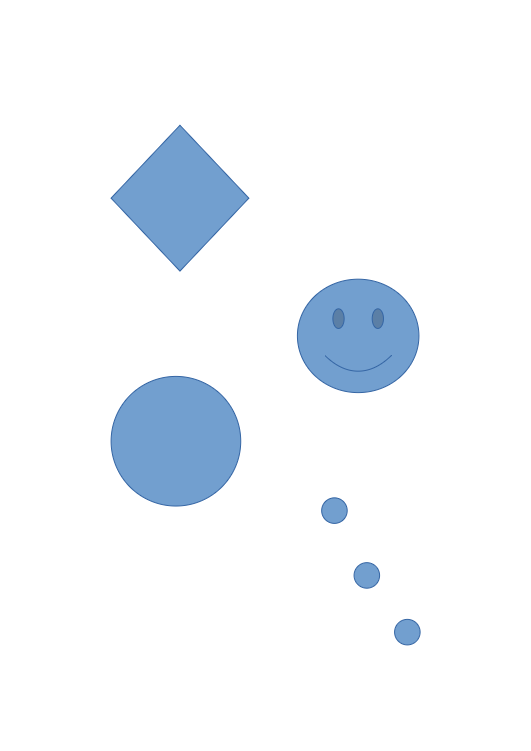
#> input picture images/map1.PNG, 531 x 751 px, found by its file name
$ python compare_images.py
#> lines starting #> are read from the running program, lines starting #| are printed output that depends on the picture; after the words box and inside, x2 and y2 are one past the last pixel; in counts of white or black regions, pixels touching at a corner belong together
import os
from pathlib import Path

import cv2
import numpy as np


def load_image(path: str) -> np.ndarray:
#> called with path = 'images/map1.png'
    img = cv2.imread(path)
#> img is the input picture: shape (751, 531, 3); mean B, G, R 250.4, 246, 241.9
#> call 2 of load_image, with path = 'images/map3.png'
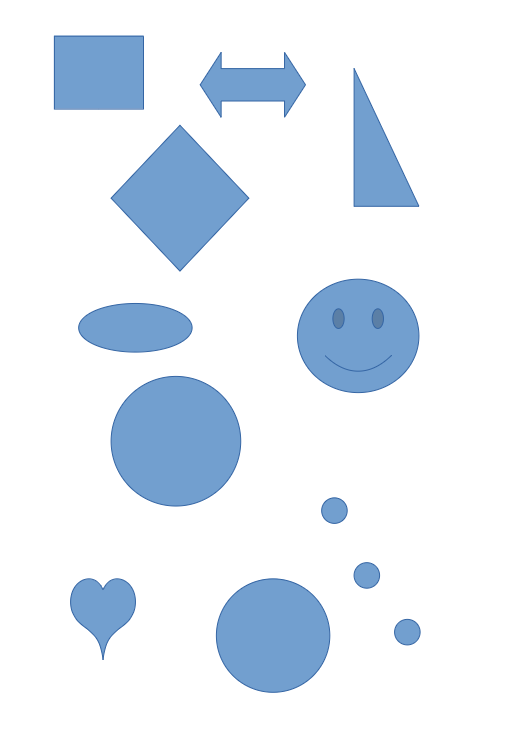
#> input picture images/map3.PNG, 530 x 748 px, found by its file name
#> in load_image, img is the input picture: shape (748, 530, 3); mean B, G, R 246.2, 237.7, 229.9
    if img is None:
        raise FileNotFoundError(f"Could not read image: {path}")
    return img


def resize_to_match(img1: np.ndarray, img2: np.ndarray) -> tuple[np.ndarray, np.ndarray]:
    """MVP resize: make img2 same size as img1."""
    h, w = img1.shape[:2]
#> h = 751; w = 531
    img2 = cv2.resize(img2, (w, h), interpolation=cv2.INTER_AREA)
    return img1, img2


def compute_change_mask(img1: np.ndarray, img2: np.ndarray, diff_threshold: int = 45) -> np.ndarray:
    """
    Robust for colorful images / screenshots:
    blur -> absdiff -> grayscale -> threshold -> morphology cleanup.
    Returns binary mask (255 = change).
    """
#> called with diff_threshold = 45
    a = cv2.GaussianBlur(img1, (5, 5), 0)
    b = cv2.GaussianBlur(img2, (5, 5), 0)

    diff = cv2.absdiff(a, b)
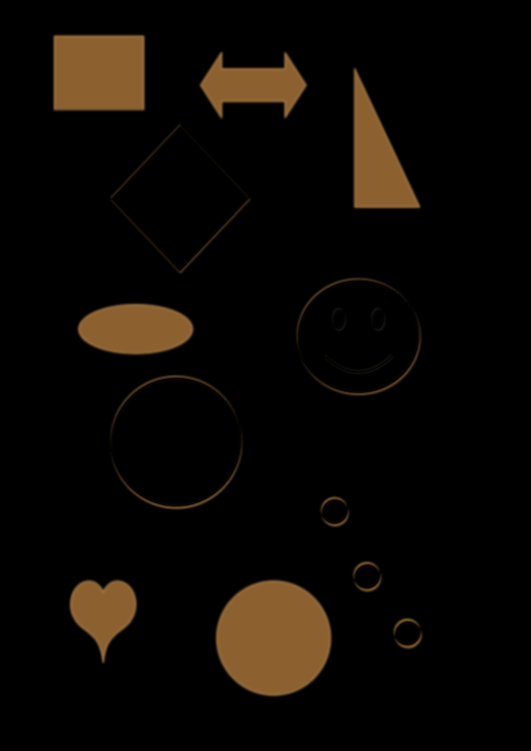
#> diff: shape (751, 531, 3); mean B, G, R 4.4, 8.6, 12.5
    gray = cv2.cvtColor(diff, cv2.COLOR_BGR2GRAY)
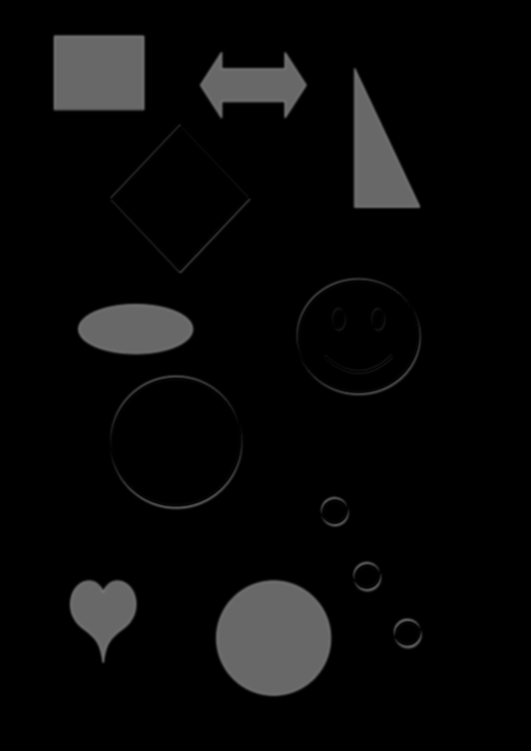
#> gray: shape (751, 531); min 0, max 119, mean 9.3

    _, mask = cv2.threshold(gray, diff_threshold, 255, cv2.THRESH_BINARY)
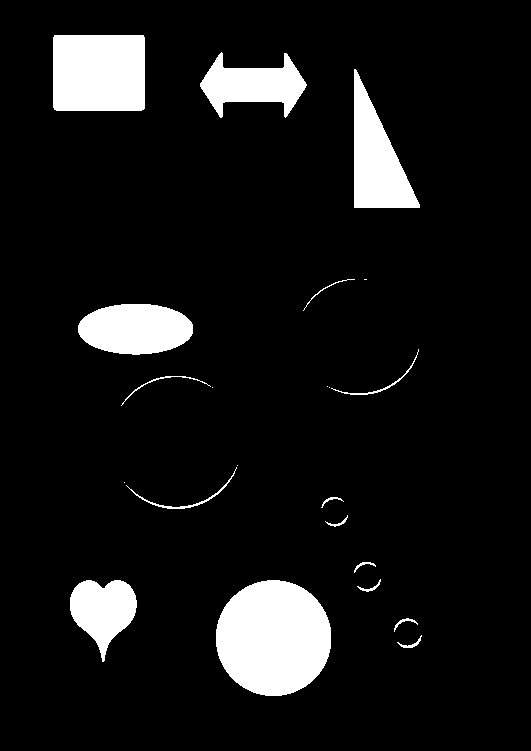
#> mask: shape (751, 531); 8.8% white; 22 white regions (6 under 20 px), largest, box (x1, y1, x2, y2) and area: (216, 580, 331, 696) 10544, (53, 35, 145, 111) 6979, (354, 69, 420, 208) 4816

    kernel1 = cv2.getStructuringElement(cv2.MORPH_ELLIPSE, (5, 5))
    kernel2 = cv2.getStructuringElement(cv2.MORPH_ELLIPSE, (7, 7))
    mask = cv2.morphologyEx(mask, cv2.MORPH_OPEN, kernel1, iterations=1)
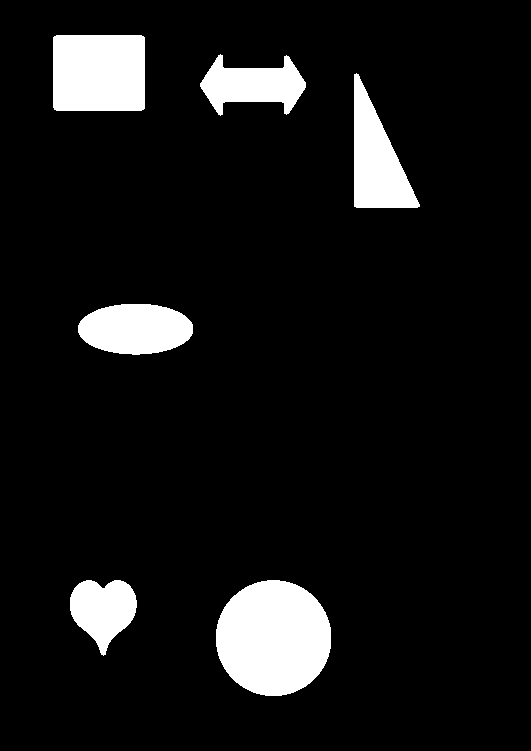
#> mask: shape (751, 531); 8.5% white; 6 white regions, box (x1, y1, x2, y2) and area: (216, 580, 331, 696) 10544, (53, 35, 145, 111) 6975, (354, 73, 420, 208) 4797, (78, 304, 193, 355) 4635, (200, 54, 306, 116) 3737, (70, 580, 137, 656) 3270
    mask = cv2.morphologyEx(mask, cv2.MORPH_CLOSE, kernel2, iterations=2)
#> mask: shape (751, 531); 8.5% white; 6 white regions

    return mask


def draw_changes(img: np.ndarray, mask: np.ndarray, min_area: int = 1200) -> tuple[np.ndarray, list[dict]]:
    """
    Draw red boxes around significant changed regions.
    Returns annotated image + regions list.
    """
#> called with min_area = 1200
    annotated = img.copy()
    contours, _ = cv2.findContours(mask, cv2.RETR_EXTERNAL, cv2.CHAIN_APPROX_SIMPLE)
#> contours = 6 contours; box (x1, y1, x2, y2) and area: (216, 580, 331, 696) 10380, (53, 35, 145, 111) 6812, (354, 73, 420, 208) 4630, (78, 304, 193, 355) 4508, (200, 54, 306, 116) 3639, (70, 580, 137, 656) 3183

    regions: list[dict] = []
    for c in contours:
        area = float(cv2.contourArea(c))
        if area < min_area:
            continue

        x, y, w, h = cv2.boundingRect(c)
        cv2.rectangle(annotated, (x, y), (x + w, y + h), (0, 0, 255), 2)

        regions.append({"x": int(x), "y": int(y), "w": int(w), "h": int(h), "area": int(area)})
#> this loop made 6 passes
#> (area, x, y, w, h) on passes 1 to 6: (10380, 216, 580, 115, 116), (3183, 70, 580, 67, 76), (4508.5, 78, 304, 115, 51), (4629.5, 354, 73, 66, 135), (3639, 200, 54, 106, 62), (6812, 53, 35, 92, 76)
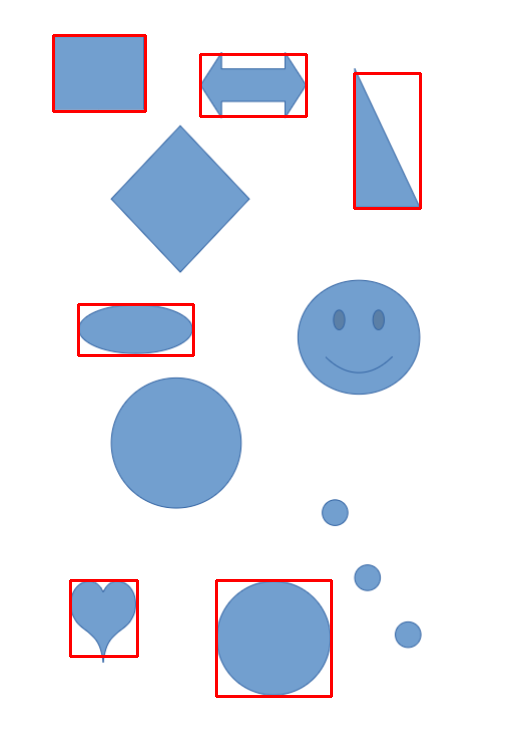
#> annotated: shape (751, 531, 3); mean of channels 0, 1, 2 242.3, 233.9, 230.2; drawn as B, G, R
#> after the loop, regions = 6 items

    return annotated, regions


def main():
    # ---- paths (change here) ----
    img1_path = "images/map1.png"
    img2_path = "images/map3.png"  # or map2.png

    # ---- debug (helps if VS Code runs wrong file / wrong folder) ----
    print("RUNNING FILE:", __file__)
    print("CWD:", os.getcwd())
    print("img1 exists?", Path(img1_path).exists(), "-", img1_path)
    print("img2 exists?", Path(img2_path).exists(), "-", img2_path)

    out_dir = Path("out")
    out_dir.mkdir(exist_ok=True)

    img1 = load_image(img1_path)
    img2 = load_image(img2_path)

    img1, img2 = resize_to_match(img1, img2)

    # Tune these two numbers if needed
    mask = compute_change_mask(img1, img2, diff_threshold=45)
    annotated, regions = draw_changes(img2, mask, min_area=1200)
#> regions = 6 items

    cv2.imwrite(str(out_dir / "change_mask.png"), mask)
    cv2.imwrite(str(out_dir / "map_with_boxes.png"), annotated)

    print(f"Saved outputs to: {out_dir.resolve()}")
    print(f"Detected regions: {len(regions)}")
#| Detected regions: 6
    for r in regions:
        print(r)
#> this loop made 6 passes
#> r on passes 1 to 6: {'x': 216, 'y': 580, 'w': 115, 'h': 116, 'area': 10380}, {'x': 70, 'y': 580, 'w': 67, 'h': 76, 'area': 3183}, {'x': 78, 'y': 304, 'w': 115, 'h': 51, 'area': 4508}, {'x': 354, 'y': 73, 'w': 66, 'h': 135, 'area': 4629}, {'x': 200, 'y': 54, 'w': 106, 'h': 62, 'area': 3639}, {'x': 53, 'y': 35, 'w': 92, 'h': 76, 'area': 6812}
#| {'x': 216, 'y': 580, 'w': 115, 'h': 116, 'area': 10380}
#| {'x': 70, 'y': 580, 'w': 67, 'h': 76, 'area': 3183}
#| {'x': 78, 'y': 304, 'w': 115, 'h': 51, 'area': 4508}
#| {'x': 354, 'y': 73, 'w': 66, 'h': 135, 'area': 4629}
#| {'x': 200, 'y': 54, 'w': 106, 'h': 62, 'area': 3639}
#| {'x': 53, 'y': 35, 'w': 92, 'h': 76, 'area': 6812}


if __name__ == "__main__":
    main()
